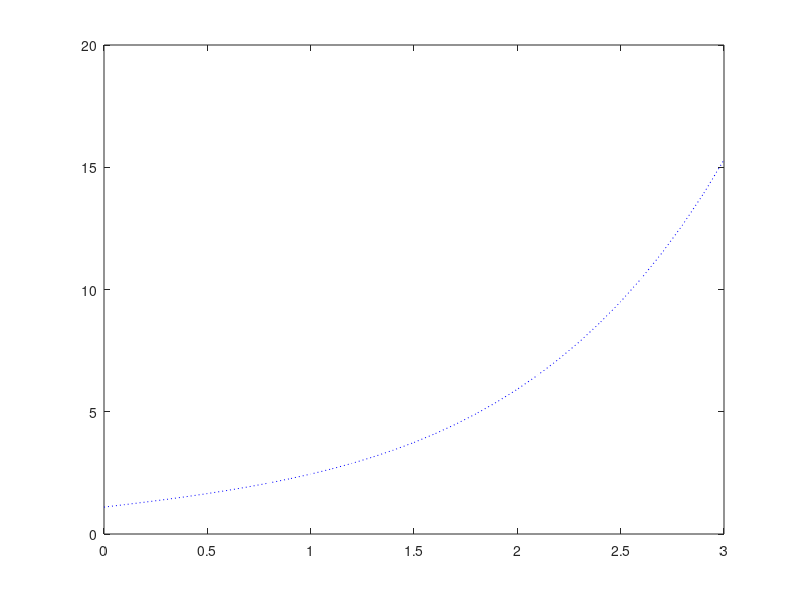

MATLAB code for this plot:
clear
%fr = @(t)(exp(t));
f = @(x,y)(y-(x.^3-x.^2+x).*exp(-x.^2))
a = 0; %limite inferior
b = 3; %limite superior
h = .1; %Separacion
t0 = 0;
y0 = 1;
%f = @(t,y)(y);
hl = a:h:b; %espacio lineal
%yn = y(t0+1*hl(1)) + hl(1)*f(t0+1*hl(1));
yv = y0 + h * f(t0,y0);
yn = yv;
for n = 2:length(hl)
    tn = t0+hl(n);
    yv = yv + h * f(tn,yv);
    yn = [yn yv];
end
plot(hl, yn, 'b:')
